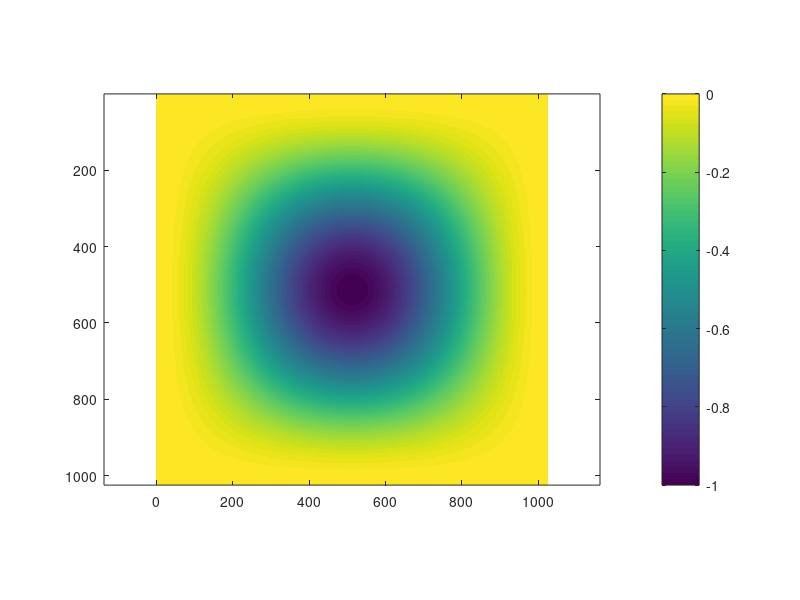

Reproduce this figure in MATLAB.
% test geometry for RK-flow
L=1024; n=L; x = (0:n-1)'*L/n; y = x'; s=L/6; zb = 0-(1-cos(2*pi*x/L)).*(1-cos(2*pi*y/L))/4; imagesc(zb); axis equal; colorbar; %plot(zb(end/2,:))
